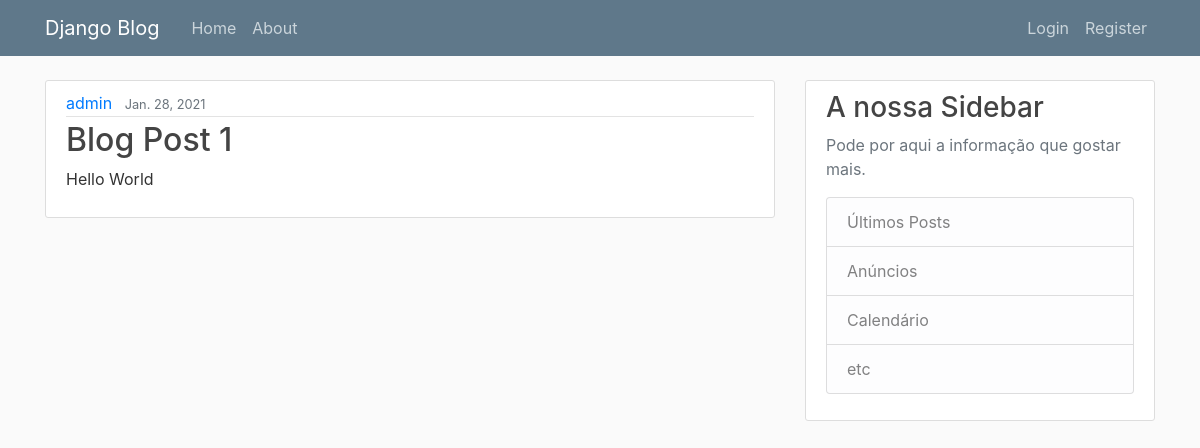
Before: / with the older database file.
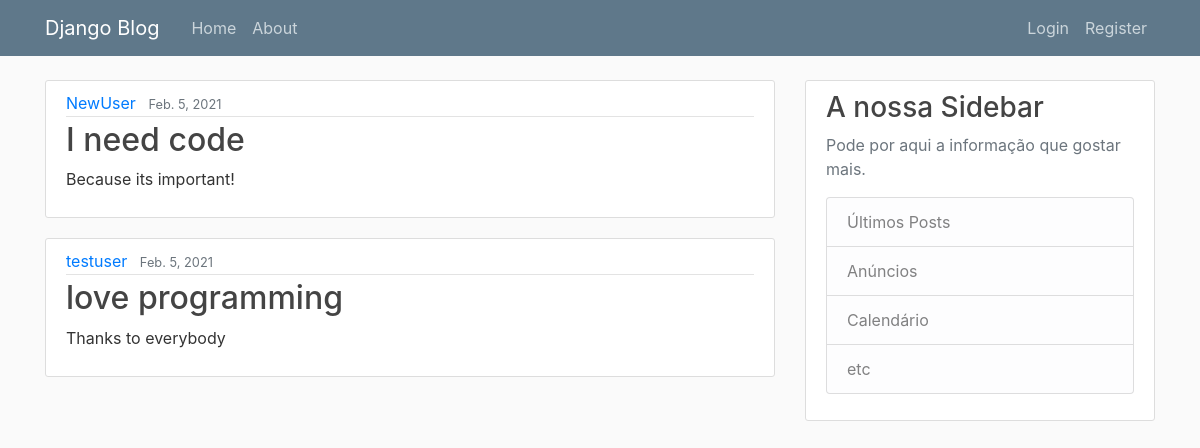
After: the same page with the newer database file.
### blog_app/models.py (models this page shows, shortened)
class Post(models.Model):
    title = models.CharField(max_length=100)
    content = models.TextField()
    date_posted = models.DateField(default=timezone.now)
    author = models.ForeignKey(User, on_delete=models.CASCADE)

### blog_app/views.py (the view)
# urls.py: path('', PostListView.as_view(), name='home'),
class PostListView(ListView):
    model = Post
    template_name = 'blog_app/home.html'
    context_object_name = 'posts'
    ordering = ['-date_posted']
    paginate_by = 2

### blog_app/templates/blog_app/home.html
{% extends "blog_app/base.html" %}
{% block content %}
    {% for post in posts %}
        <article class="media content-section">
            <div class="media-body">
            <div class="article-metadata">
                <a class="mr-2" href="#">{{ post.author }}</a>
                <small class="text-muted">{{ post.date_posted }}</small>
            </div>
            <h2><a class="article-title" href="#">{{ post.title }}</a></h2>
            <p class="article-content">{{ post.content }}</p>
            </div>
        </article>
    {% endfor %}
{% endblock %}

### blog_app/templates/blog_app/base.html (shortened to what this page needs)
{% load static %}
<!DOCTYPE html>
<html>
    <head>
    <link rel="stylesheet" href="https://stackpath.bootstrapcdn.com/bootstrap/4.3.1/css/bootstrap.min.css">
    <link rel="stylesheet" type="text/css" href="{% static 'blog_app/main.css' %}">
    </head>
    <body>
        <header class="site-header">
            <nav class="navbar navbar-expand-md navbar-dark bg-steel fixed-top">
              <div class="container">
                <a class="navbar-brand mr-4" href="{% url 'home' %}">Django Blog</a>
                <div class="collapse navbar-collapse" id="navbarToggle">
                  <div class="navbar-nav mr-auto">
                    <a class="nav-item nav-link" href="{% url 'home' %}">Home</a>
                    <a class="nav-item nav-link" href="{% url 'about' %}">About</a>
                  </div>
                  <div class="navbar-nav">
                    {% if user.is_authenticated %}
                      <a class="nav-item nav-link" href="{% url 'post-create' %}">New Post</a>
                      <a class="nav-item nav-link" href="{% url 'profile' %}">Profile</a>
                      <a class="nav-item nav-link" href="{% url 'logout' %}">Logout</a>
                    {% else %}
                      <a class="nav-item nav-link" href="{% url 'login' %}">Login</a>
                      <a class="nav-item nav-link" href="{% url 'register' %}">Register</a>
                    {% endif %}
                  </div>
                </div>
              </div>
            </nav>
          </header>
          <main role="main" class="container">
            <div class="row">
              <div class="col-md-8">
                {% block content %}{% endblock %}
              </div>
              <div class="col-md-4">
                <div class="content-section">
                  <h3>A nossa Sidebar</h3>
                  <p class='text-muted'>Pode por aqui a informação que gostar mais.
                    <ul class="list-group">
                      <li class="list-group-item list-group-item-light">Últimos Posts</li>
                      <li class="list-group-item list-group-item-light">Anúncios</li>
                      <li class="list-group-item list-group-item-light">Calendário</li>
                      <li class="list-group-item list-group-item-light">etc</li>
                    </ul>
                  </p>
                </div>
              </div>
            </div>
          </main>
    </body>
</html>

### blog_app/static/blog_app/main.css (style rules this page uses)
body { background: #fafafa; color: #333333; margin-top: 5rem; }
h1, h2, h3, h4, h5, h6 { color: #444444; }
ul { margin: 0; }
.bg-steel { background-color: #5f788a; }
.site-header .navbar-nav .nav-link { color: #cbd5db; }
.content-section { background: #ffffff; padding: 10px 20px; border: 1px solid #dddddd; border-radius: 3px; margin-bottom: 20px; }
.article-title { color: #444444; }
.article-content { white-space: pre-line; }
.article-metadata { padding-bottom: 1px; margin-bottom: 4px; border-bottom: 1px solid #e3e3e3 }

Changed rows visible on the page:
no longer on this page (row unchanged): Post: author "admin", date_posted "Jan. 28, 2021", title "Blog Post 1", content "Hello World"
added Post: author "NewUser", date_posted "Feb. 5, 2021", title "I need code", content "Because its important!"
added Post: author "testuser", date_posted "Feb. 5, 2021", title "love programming", content "Thanks to everybody"
